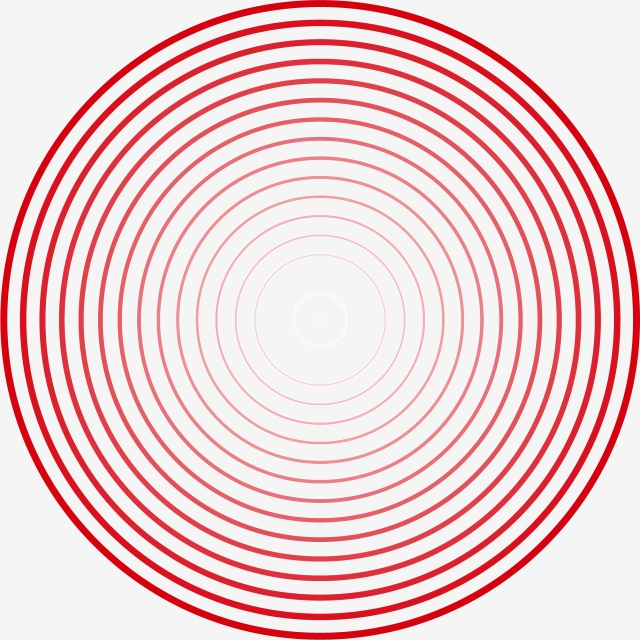
#> input picture 1/pics/circles.jpg, 640 x 640 px
$ python part1ddct.py ../1/pics/circles.jpg   (older library calls are emulated)
#> lines starting #> are read from the running program, lines starting #| are printed output that depends on the picture; long printed decimals are rounded
# PART 3 DCT
# importing PIL -- useful in reading/writing/viewing images
from PIL import Image
# importing math -- useful in tan inverse, cos(theta) etc
import math
# importing numpy -- useful in matrix operations
import numpy as np
# importing numpy -- useful in matrix operations
import matplotlib.pyplot as plt
#importing sys library
import sys
# function to read image at a given path
def readImage(path):
#> called with path = '../1/pics/circles.jpg'
    return np.asarray(Image.open(path))
#> returned value is the input picture: shape (640, 640, 3); mean R, G, B 240, 208.1, 210.3

# convert np.array to Image.object
def getImage(img,mode1):
    return Image.fromarray(img, mode = mode1 )

def getArray(img):
    return np.asarray(img)

def saveImage(newimg,mode1,image_name):
	newimg=Image.fromarray(newimg,mode=mode1)
	newimg.save(image_name)

# function to find dct of size
def find_matrix_for_dct(size):
#> called with size = 8
	mat = np.zeros((size,size), dtype=float)
	for v in range(0,size):
		for u in range(0,size):
			if(u==0):
				mat[u][v] = 1.0/np.sqrt(size)
			else:
				mat[u][v] = (np.sqrt(2.0)/np.sqrt(size))*np.cos(((2*v+1)*np.pi*u)/(2*size))
	return mat

#function to find dct of image
def find_dct_image(image,cmat,size):

	newimg=np.zeros(image.shape , dtype = np.float64)
	image = image - 128

	i = 0
	while( i < image.shape[0] ):
		j = 0
		while( j < image.shape[1] ):
			temp = image[i:i+size,j:j+size]
			newimg[i:i+size,j:j+size] = (cmat.dot(temp)).dot(cmat.transpose())
			j=j+size
		i=i+size

	return newimg

#function to find the inverse cosine transform of image
def inverse_dct_image(image,cmat,size):
	newimg=np.zeros(image.shape , dtype = np.float64)

	i = 0
	while( i < image.shape[0] ):
		j = 0
		while( j < image.shape[1] ):
			temp = image[i:i+size,j:j+size]
			temp2 = (cmat.transpose().dot(temp)).dot(cmat).astype(np.int)+128
			newimg[i:i+size,j:j+size] = temp2
			j=j+size
		i=i+size
	newimg[newimg>255]=255
	newimg[newimg<0] = 0
	newimg = newimg.astype(np.uint8)
	return newimg

#function to select cofficients from  image
def selecting_cofficent(max_number_coff , dct_img,size):
	# initialising new image map1 and average_energy
	newimg= np.zeros(dct_img.shape, dtype = float)
	map1 = np.zeros((size,size) , dtype = float)
	average_energy = np.zeros((size,size) ,dtype = float)
	i=0
	# loop to find the average energy of each pixel
	while( i < dct_img.shape[0] ):
		j=0
		while( j < dct_img.shape[1] ):
			average_energy = average_energy + dct_img[i:i+size,j:j+size]
			j=j+size
		i=i+size

	# finding average energy and sorting array to find the thershold
	average_energy = abs((average_energy*1.0)/((dct_img.shape[0]*dct_img.shape[1])/(size*size)))
	# [4 lines of commented-out code are left out]
	temp = average_energy.flatten()
	temp.sort()
	total_zero_cofficient = 0

	# loop to find the map
	for i in range(size):
		for j in range(size):

			if(average_energy[i][j] >= temp[-max_number_coff]):
				map1[i,j] = 1
			else :
				map1[i,j] = 0
				total_zero_cofficient += 1
	#print("map :")
	#print(map1)
	# total number of zero cofficient in the matrix
	#total_zero_cofficient = (total_zero_cofficient * (dct_img.shape[0]*dct_img.shape[1])) / (size*size)
	#  image after thresholding
	i=0
	while( i < dct_img.shape[0] ):
		j=0
		while( j < dct_img.shape[1] ):

			for t in range(i,i+size):
				for s in range(j,j+size):

					if(map1[t-i,s-j]==1):
						newimg[t,s] = dct_img[t,s]
					else:
						newimg[t,s] = 0

			j=j+size
		i=i+size
	#print(total_zero_cofficient)
	return newimg , map1 , average_energy , total_zero_cofficient

def for_colour_image(max_coff,size):
	print(" ")
	print("size: "+str(size)+" max_coff: "+str(max_coff))
	image = getImage(readImage(sys.argv[1]),'RGB')
	image = getArray(image)
	image = image.astype(np.float64)
	cmat = find_matrix_for_dct(size)
	uncompressed_img = np.zeros(image.shape , dtype = np.uint8)

	total_zero_cofficient = 0
	for k in range(0,image.shape[2]):
		dct_img = find_dct_image(image[:,:,k],cmat,size)
		dct_compressed_img , map1 , average_energy , total_zero_cofficient1 = selecting_cofficent(max_coff , dct_img,size)
		total_zero_cofficient += total_zero_cofficient1
		temp = inverse_dct_image(dct_compressed_img,cmat,size)
		uncompressed_img[:,:,k]=temp
#> this loop made 3 passes
#> total_zero_cofficient on passes 1 to 3: 54, 108, 162
#> pass 1, in for_colour_image, `temp = inverse_dct_image(dct_compressed_img,cmat,size)`:
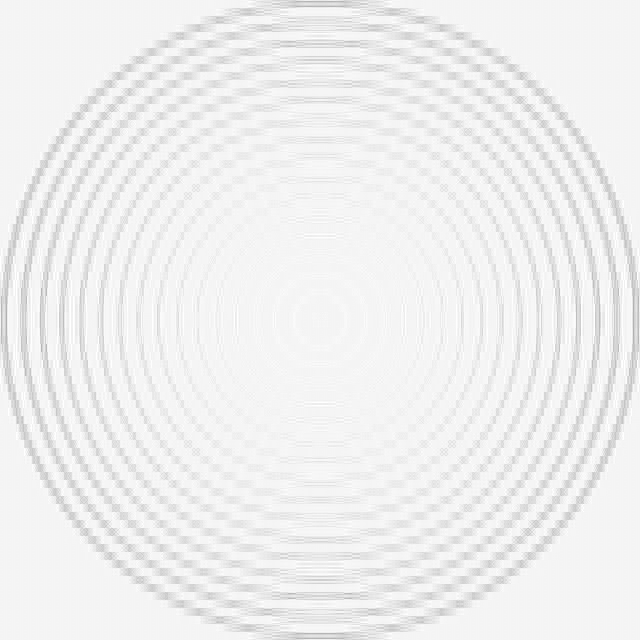
#> temp: shape (640, 640); min 176, max 255, mean 239.4
#> after the loop:
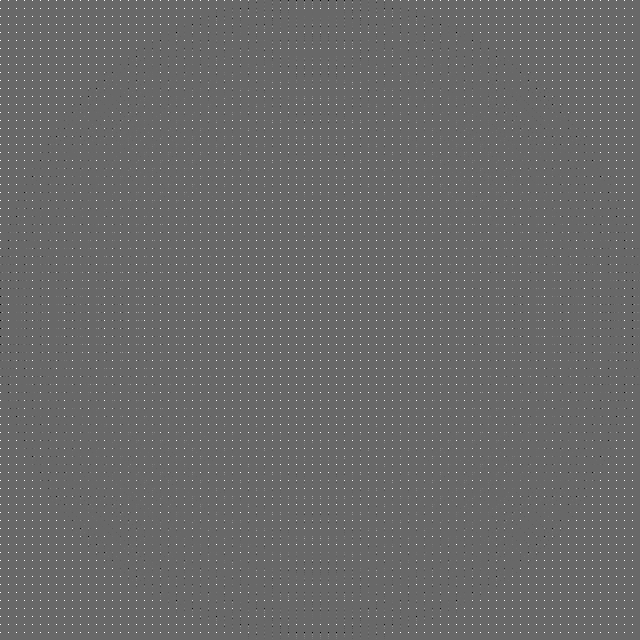
#> dct_compressed_img: shape (640, 640) float64; min -657, max 949, mean 10.3; drawn with min black and max white
#> after the loop:
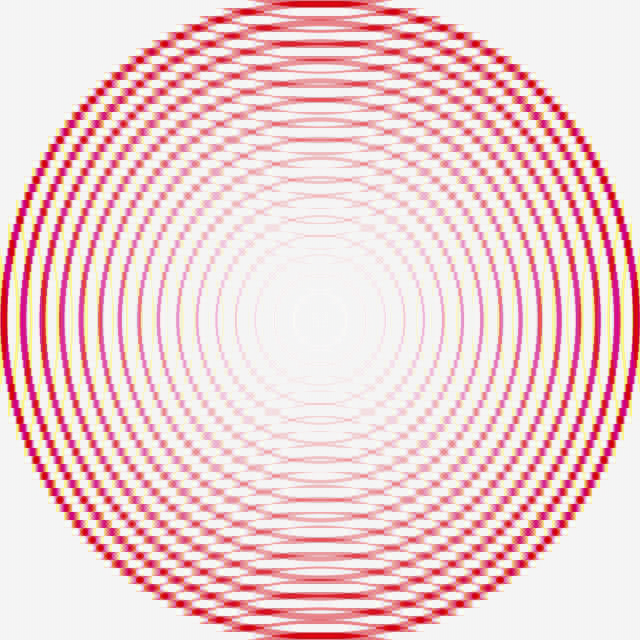
#> uncompressed_img: shape (640, 640, 3); mean R, G, B 239.4, 207.7, 209.9
#> after the loop, total_zero_cofficient = 162

	saveImage(uncompressed_img,'RGB',"xdct_compressed"+str(max_coff)+"_"+str(size)+"_.jpg")

	total_zero_cofficient = total_zero_cofficient1*((image.shape[0]*image.shape[1]*image.shape[2])/(size*size))
#> total_zero_cofficient = 1036800

	MSE = image.astype(np.float64) - uncompressed_img.astype(np.float64)
	MSE = np.sum(MSE*MSE)/(image.shape[0]*image.shape[1]*image.shape[2])
#> MSE = 1151.8
	print(str(max_coff) +" "+ str(size))
#| 10 8
	print("MSE/pixel :"+str(MSE))
#| MSE/pixel :1151.768
	temp = (image.shape[0]*image.shape[1]*image.shape[2])
#> temp = 1228800
	print("compression_ratio = " + str(temp*1.0/(temp - total_zero_cofficient)))
#| compression_ratio = 6.4

def for_blackandwhite_image(max_coff,size):
	# getting the image as numpy  array
	image = getImage(readImage(sys.argv[1]),'L')
	image = getArray(image)
	print(str(max_coff) +" "+ str(size))
	image = image.astype(np.float64)

	cmat = find_matrix_for_dct(size)
	dct_img = find_dct_image(image,cmat,size)
	dct_compressed_img , map1 , average_energy , total_zero_cofficient = selecting_cofficent(max_coff , dct_img,size)
	uncompressed_img = inverse_dct_image(dct_compressed_img,cmat,size)
	saveImage(uncompressed_img,'L',"zdct_compressed"+str(max_coff)+"_"+str(size)+"_"+"zfinal.jpg")

	total_zero_cofficient = total_zero_cofficient*((image.shape[0]*image.shape[1])/(size*size))
	MSE = image.astype(np.float64) - uncompressed_img.astype(np.float64)
	MSE = np.sum(MSE*MSE)/(image.shape[0]*image.shape[1])
	print("MSE : "+ str(MSE))

	temp = (image.shape[0]*image.shape[1])
	print("compression_ratio = " + str(temp*1.0/(temp - total_zero_cofficient)))


# [12 lines of commented-out code are left out]

for_colour_image(10,8)
for_colour_image(5,8)
#> call 2 of for_colour_image, with max_coff = 5, size = 8
#> the loop in for_colour_image (call 2), `for k in range(0,image.shape[2]):` made 3 passes
#> total_zero_cofficient on passes 1 to 3: 59, 118, 177
#> after the loop in for_colour_image (call 2), `for k in range(0,image.shape[2]):`:
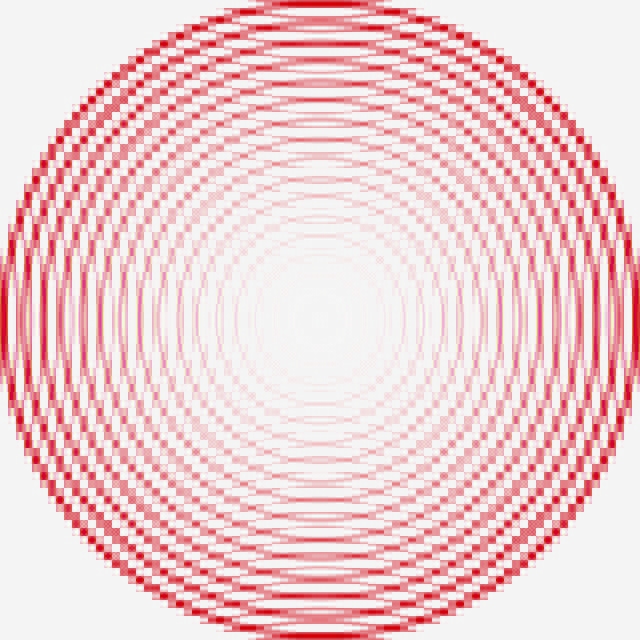
#> uncompressed_img: shape (640, 640, 3); mean R, G, B 239.5, 207.6, 209.9
#> after the loop in for_colour_image (call 2), `for k in range(0,image.shape[2]):`: total_zero_cofficient = 177
#> in for_colour_image (call 2), `total_zero_cofficient = total_zero_cofficient1*((image.shape[0]*image...`: total_zero_cofficient = 1132800
#> in for_colour_image (call 2), `MSE = np.sum(MSE*MSE)/(image.shape[0]*image.shape[1]*image.shape[2])`: MSE = 1483.3
#| 5 8
#| MSE/pixel :1483.253
#| compression_ratio = 12.8
for_colour_image(15,8)
#| 15 8
#| MSE/pixel :1140.245
#| compression_ratio = 4.267
for_colour_image(20,8)
#| 20 8
#| MSE/pixel :1123.069
#| compression_ratio = 3.2
for_colour_image(25,8)
#| 25 8
#| MSE/pixel :1086.604
#| compression_ratio = 2.56
for_colour_image(30,8)
#> the loop in for_colour_image (call 6), `for k in range(0,image.shape[2]):` made 3 passes
#> total_zero_cofficient on passes 1 to 3: 34, 68, 102
#> after the loop in for_colour_image (call 6), `for k in range(0,image.shape[2]):`:
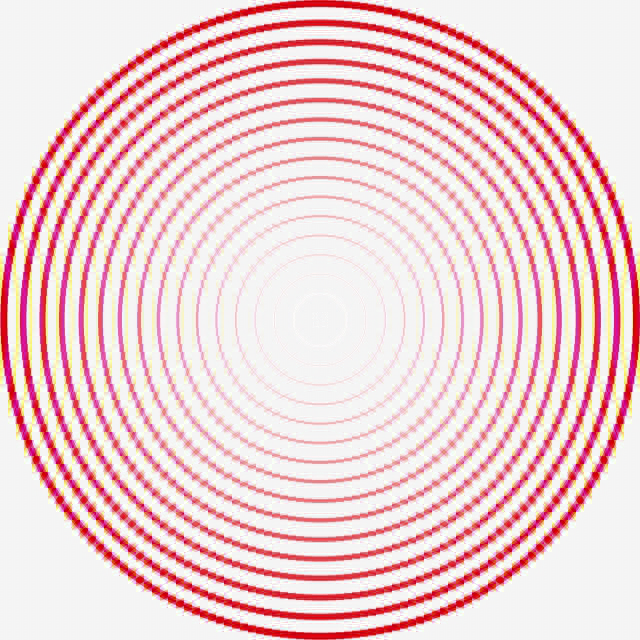
#> uncompressed_img: shape (640, 640, 3); mean R, G, B 239.4, 207.3, 209.7
#> after the loop in for_colour_image (call 6), `for k in range(0,image.shape[2]):`: total_zero_cofficient = 102
#> in for_colour_image (call 6), `total_zero_cofficient = total_zero_cofficient1*((image.shape[0]*image...`: total_zero_cofficient = 652800
#> in for_colour_image (call 6), `MSE = image.astype(np.float64) - uncompressed_img.astype(np.float64)`:
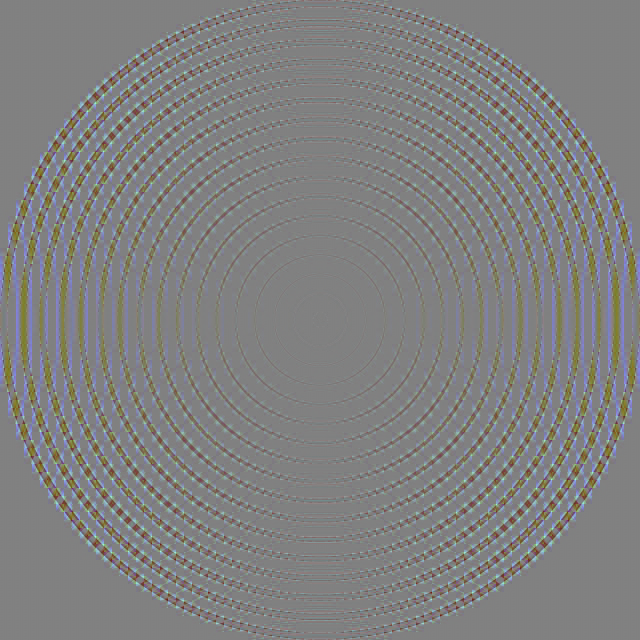
#> MSE: shape (640, 640, 3) float64; mean R, G, B 0.6, 0.7, 0.6; drawn with min black and max white
#> in for_colour_image (call 6), `MSE = np.sum(MSE*MSE)/(image.shape[0]*image.shape[1]*image.shape[2])`: MSE = 566.5
#| 30 8
#| MSE/pixel :566.466
#| compression_ratio = 2.133
for_colour_image(20,16)
#> the loop in for_colour_image (call 7), `for k in range(0,image.shape[2]):` made 3 passes
#> total_zero_cofficient on passes 1 to 3: 236, 472, 708
#> pass 1, in for_colour_image (call 7), `dct_img = find_dct_image(image[:,:,k],cmat,size)`:
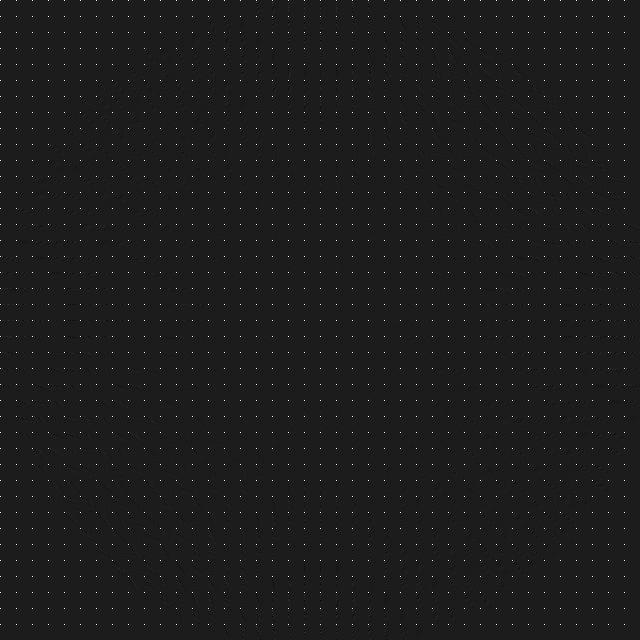
#> dct_img: shape (640, 640) float64; min -237.6, max 1896.6, mean 7; drawn with min black and max white
#> after the loop in for_colour_image (call 7), `for k in range(0,image.shape[2]):`: total_zero_cofficient = 708
#> in for_colour_image (call 7), `total_zero_cofficient = total_zero_cofficient1*((image.shape[0]*image...`: total_zero_cofficient = 1132800
#> in for_colour_image (call 7), `MSE = np.sum(MSE*MSE)/(image.shape[0]*image.shape[1]*image.shape[2])`: MSE = 2097.2
#| 20 16
#| MSE/pixel :2097.187
#| compression_ratio = 12.8
for_colour_image(40,16)
#| 40 16
#| MSE/pixel :1477.269
#| compression_ratio = 6.4
for_colour_image(60,16)
#| 60 16
#| MSE/pixel :898.607
#| compression_ratio = 4.267
for_colour_image(80,16)
#| 80 16
#| MSE/pixel :779.524
#| compression_ratio = 3.2
for_colour_image(100,16)
#| 100 16
#| MSE/pixel :677.405
#| compression_ratio = 2.56
for_colour_image(120,16)
#| 120 16
#| MSE/pixel :448.700
#| compression_ratio = 2.133
for_colour_image(140,16)
#| 140 16
#| MSE/pixel :384.596
#| compression_ratio = 1.829
for_colour_image(160,16)
#| 160 16
#| MSE/pixel :187.275
#| compression_ratio = 1.6
for_colour_image(170,16)
#| 170 16
#| MSE/pixel :178.395
#| compression_ratio = 1.506
